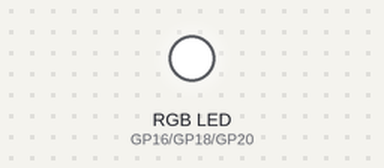
Bench run of a program on a simulated Raspberry Pi Pico running MicroPython. Parts: an RGB LED mixed from three pins (HIGH = lit).

Above: at 0.5 s.
At 1.5 s:
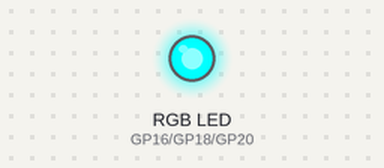
At 2.5 s:
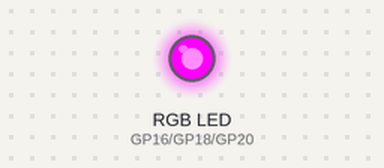
At 3.5 s:
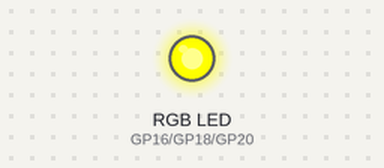
Timing chart, 0 to 5.2 s (numbered marks = the images above):
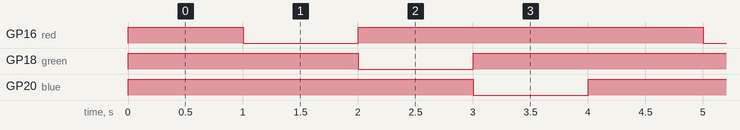

Measured:
- by itself, GP16 (red), GP18 (green): repeats every 4.0 s: LOW 1.0 s, HIGH 3.0 s
- by itself, GP20 (blue): alternates HIGH for 3.0 s and LOW for 1.0 s
- by itself, everything shown: repeats every 4.0 s, in 4 steps

The program:

main.py
```python
# Alumno: Gutierrez Vizcarra Daniel 19210503
# Circuito que prende un led rgb utilizando Resistores.

from machine import Pin
import utime

red = Pin(16, Pin.OUT)
green = Pin(18, Pin.OUT)
blue = Pin(20, Pin.OUT)

while True:
    red.value(1)
    green.value(1)
    blue.value(1)
    utime.sleep(1)

    red.value(0)
    green.value(1)
    blue.value(1)
    utime.sleep(1)

    red.value(1)
    green.value(0)
    blue.value(1)
    utime.sleep(1)

    red.value(1)
    green.value(1)
    blue.value(0)
    utime.sleep(1)
```
